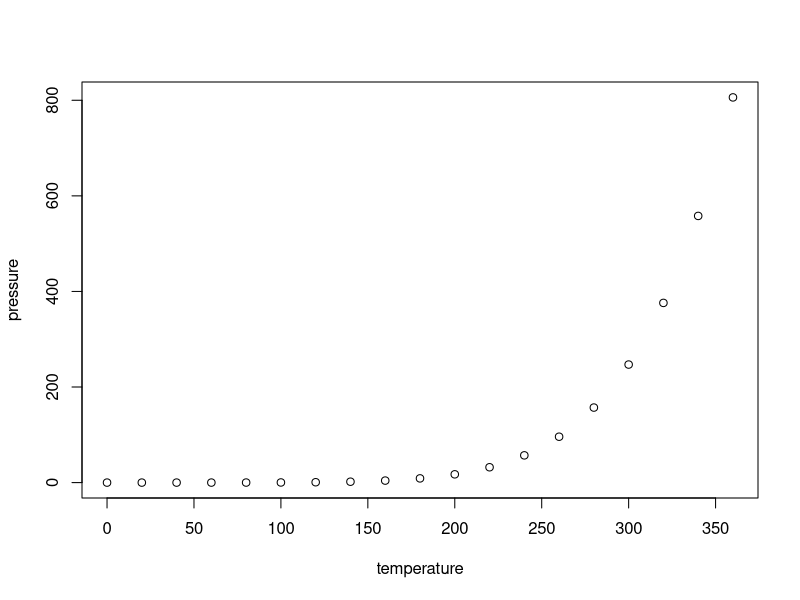
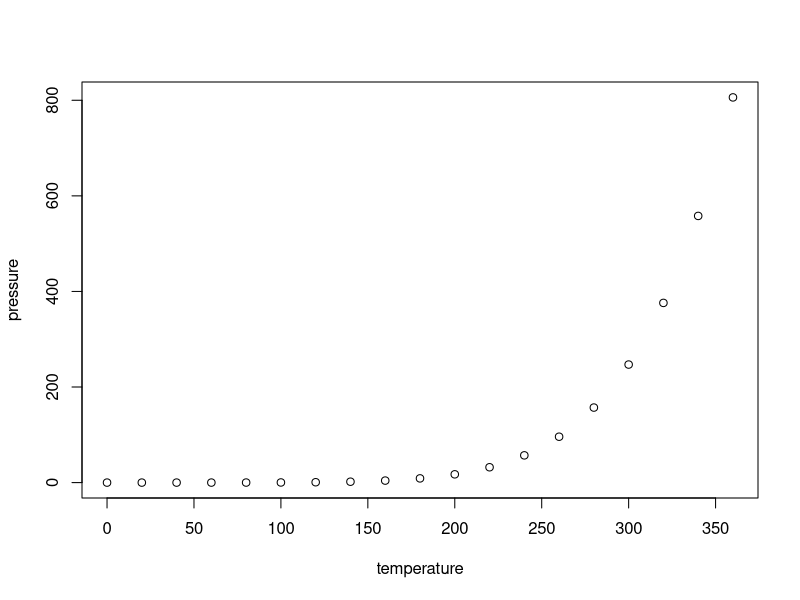
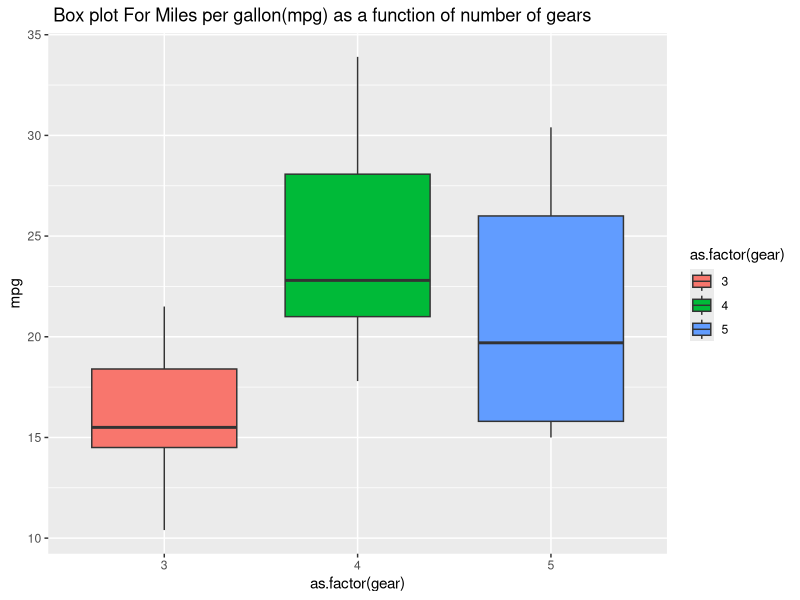

Reproduce these figures in R, in order. (Note: this script raises an error after producing the figures.)
## ---- chunk 1
knitr::opts_chunk$set(echo = TRUE)
## ---- chunk 2
summary(cars)
## ---- chunk 3
plot(pressure)
## ---- chunk 4
summary(cars)
## ---- chunk 5
plot(pressure)
## ---- chunk 6
sum(5:55)
## ---- chunk 7
sumfun <- function(n) {sum(5:n)}
#for 10 
sumfun(10)
#for 20 
sumfun(20)
#for 100 
sumfun(100)
## ---- chunk 8
Fibonacci <- function(n) { 
  Fibonacci <- numeric(n)
  Fibonacci[1]<- 1 
  Fibonacci [2]<- 1 
  x=3 
  while(x <=n){
    Fibonacci[x]=Fibonacci[x-1] + Fibonacci[x-2]
    x<- x+1 
  }
  return(Fibonacci)
}
Fibonacci(12)
## ---- chunk 9
library(ggplot2)
ggplot(data = mtcars, aes(x= as.factor(gear), y= mpg)) + geom_boxplot(aes(fill= as.factor(gear) )) + ggtitle(" Box plot For Miles per gallon(mpg) as a function of number of gears")
## ---- chunk 10
#assign the Y and X variables to the dataset 
y <- 1/cars $dist; x <- cars $speed; 
#assign linear model function to model variable 
model <- lm(formula = "y ~ x")
#stats of the linear model 
summary(model)
## ---- chunk 11
library(ggplot2) 
#create ggplot_N variable to plot the ggplot2 function, add title, and axises labels 
ggplot_N <- ggplot(data = cars, aes(x= speed, y=dist)) + geom_point() + geom_smooth(method = "lm",formula = "y ~ x")+ ggtitle ("Linear Relationship between breaking distance and speed")+ xlab("speed")+ ylab("dist")
plot(ggplot_N)
## ---- chunk 12
#convert distance from feet to meters by x by 0.3048 meters in a foot 
dist_m <- cars$dist* 0.3048
#convert speed from hours to seconds 
speed_m_h <- cars $speed* 3600
#square the speed because breaking distance is proportional to the square of the speed 
speed_m_s<- speed_m_h^2
#linear model formula 
 lm(formula = dist_m ~ speed_m_s)
## ---- chunk 13
library(ggplot2) 
#create plot_1 variable to plot ggplot2 function with the linear model found above, add title 
 plot_1 <- ggplot(data = cars, aes(speed_m_s, dist_m))+geom_point()+ geom_smooth(method = "lm", formula = dist_m ~ speed_m_s)+ggtitle("Relationship between Breaking Distance and speed")
plot_1 
